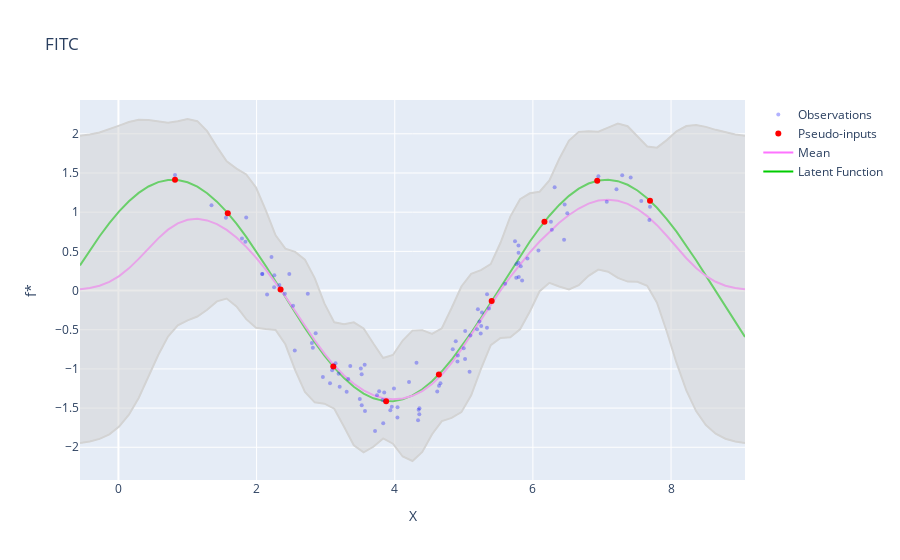

Source (notebook cell):
### Markdown cell above
## FITC

### Code cell
model4 = FITC(X, y, p_optimized=True)
mean4, cov4 = model4.predict(X_pred.clone())

visualize(X, y, X_pred, f, mean4, cov4, p_inputs=model4.pseudo_inputs, title="FITC")
